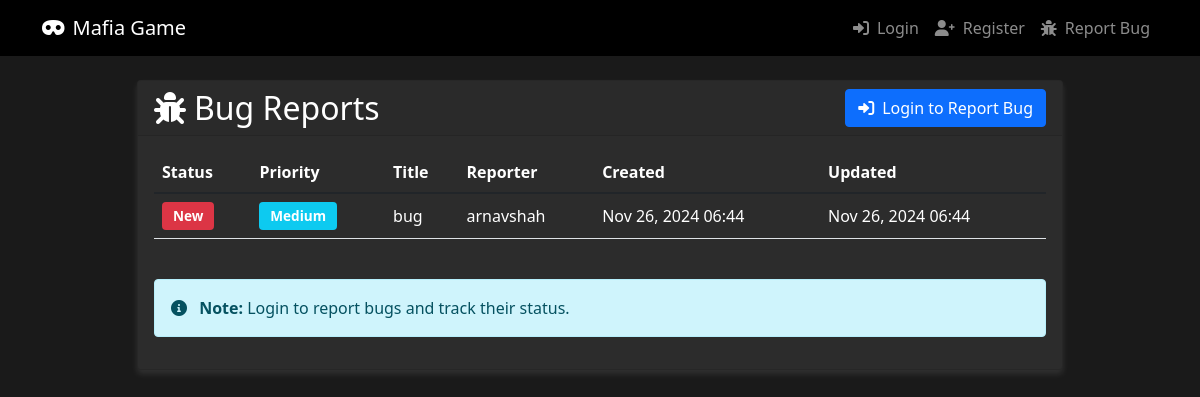
Before: /bugs/ with the older database file.
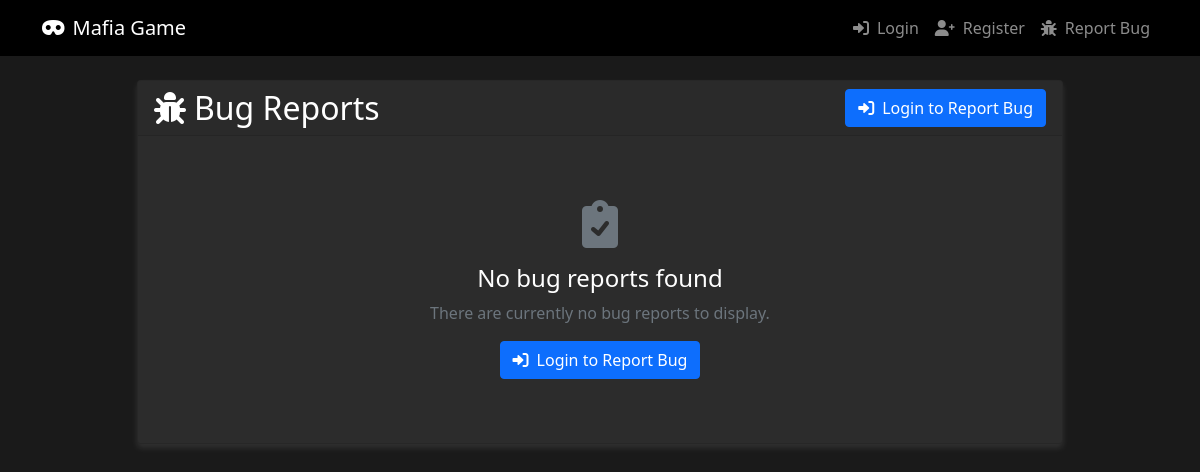
After: the same page with the newer database file.
### myapp/models.py (models this page shows, shortened)
class BugReport(models.Model):
    PRIORITY_CHOICES = [
        ('LOW', 'Low'),
        ('MEDIUM', 'Medium'),
        ('HIGH', 'High'),
        ('CRITICAL', 'Critical')
    ]
    STATUS_CHOICES = [
        ('NEW', 'New'),
        ('IN_PROGRESS', 'In Progress'),
        ('RESOLVED', 'Resolved'),
        ('CLOSED', 'Closed')
    ]
    title = models.CharField(max_length=200)
    description = models.TextField()
    steps_to_reproduce = models.TextField(blank=True)
    priority = models.CharField(max_length=10, choices=PRIORITY_CHOICES, default='MEDIUM')
    status = models.CharField(max_length=20, choices=STATUS_CHOICES, default='NEW')
    reporter = models.ForeignKey(User, on_delete=models.SET_NULL, null=True, related_name='reported_bugs')
    created_at = models.DateTimeField(auto_now_add=True)
    updated_at = models.DateTimeField(auto_now=True)
    admin_notes = models.TextField(blank=True)

### myapp/views.py (the view)
# urls.py: path('bugs/', views.bug_list, name='bug_list'),
def bug_list(request):
    if request.user.is_staff:
        bugs = BugReport.objects.all().order_by('-created_at')
        can_edit = True
    elif request.user.is_authenticated:
        bugs = BugReport.objects.filter(reporter=request.user).order_by('-created_at')
        can_edit = True
    else:
        bugs = BugReport.objects.all().order_by('-created_at')
        can_edit = False
    return render(request, 'myapp/bug_list.html', {
        'bugs': bugs,
        'can_edit': can_edit
    })

### myapp/templates/myapp/bug_list.html (shortened to what this page needs)
{% extends 'myapp/base.html' %}
{% load widget_tweaks %}
{% block content %}
<div class="row justify-content-center fade-in">
    <div class="col-lg-10">
        <div class="card">
            <div class="card-header">
                <div class="d-flex justify-content-between align-items-center">
                    <h2 class="mb-0">
                        <i class="fas fa-bug me-2"></i>Bug Reports
                    </h2>
                    {% if user.is_authenticated %}
                        <a href="{% url 'report_bug' %}" class="btn btn-primary">
                            <i class="fas fa-plus-circle me-2"></i>New Report
                        </a>
                    {% else %}
                        <a href="{% url 'login' %}" class="btn btn-primary">
                            <i class="fas fa-sign-in-alt me-2"></i>Login to Report Bug
                        </a>
                    {% endif %}
                </div>
            </div>
            <div class="card-body">
                {% if bugs %}
                    <div class="table-responsive">
                        <table class="table table-hover">
                            <thead>
                                <tr>
                                    <th>Status</th>
                                    <th>Priority</th>
                                    <th>Title</th>
                                    <th>Reporter</th>
                                    <th>Created</th>
                                    <th>Updated</th>
                                </tr>
                            </thead>
                            <tbody>
                                {% for bug in bugs %}
                                    <tr class="{% if can_edit %}clickable-row{% endif %}"
                                        {% if can_edit %}onclick="window.location='{% url 'bug_detail' bug.id %}'"{% endif %}>
                                        <td>
                                            <span class="badge {% if bug.status == 'NEW' %}bg-danger
                                                             {% elif bug.status == 'IN_PROGRESS' %}bg-warning
                                                             {% elif bug.status == 'RESOLVED' %}bg-success
                                                             {% else %}bg-secondary{% endif %}">
                                                {{ bug.get_status_display }}
                                            </span>
                                        </td>
                                        <td>
                                            <span class="badge {% if bug.priority == 'CRITICAL' %}bg-danger
                                                             {% elif bug.priority == 'HIGH' %}bg-warning
                                                             {% elif bug.priority == 'MEDIUM' %}bg-info
                                                             {% else %}bg-secondary{% endif %}">
                                                {{ bug.get_priority_display }}
                                            </span>
                                        </td>
                                        <td>{{ bug.title }}</td>
                                        <td>{{ bug.reporter.username|default:"Anonymous" }}</td>
                                        <td>{{ bug.created_at|date:"M d, Y H:i" }}</td>
                                        <td>{{ bug.updated_at|date:"M d, Y H:i" }}</td>
                                    </tr>
                                {% endfor %}
                            </tbody>
                        </table>
                    </div>
                    {% if not user.is_authenticated %}
                        <div class="alert alert-info mt-4">
                            <i class="fas fa-info-circle me-2"></i>
                            <strong>Note:</strong> Login to report bugs and track their status.
                        </div>
                    {% endif %}
                {% else %}
                    <div class="text-center py-5">
                        <i class="fas fa-clipboard-check fa-3x mb-3 text-muted"></i>
                        <h4>No bug reports found</h4>
                        <p class="text-muted">There are currently no bug reports to display.</p>
                        {% if user.is_authenticated %}
                            <a href="{% url 'report_bug' %}" class="btn btn-primary">
                                <i class="fas fa-plus-circle me-2"></i>Create New Report
                            </a>
                        {% else %}
                            <a href="{% url 'login' %}" class="btn btn-primary">
                                <i class="fas fa-sign-in-alt me-2"></i>Login to Report Bug
                            </a>
                        {% endif %}
                    </div>
                {% endif %}
            </div>
        </div>
    </div>
</div>
{% endblock %}

### myapp/templates/myapp/base.html (shortened to what this page needs)
<!DOCTYPE html>
<html>
<head>
    <link href="https://cdn.jsdelivr.net/npm/bootstrap@5.1.3/dist/css/bootstrap.min.css" rel="stylesheet">
    <link href="https://cdnjs.cloudflare.com/ajax/libs/font-awesome/6.0.0/css/all.min.css" rel="stylesheet">
</head>
<body>
    <nav class="navbar navbar-expand-lg navbar-dark">
        <div class="container">
            <a class="navbar-brand" href="{% url 'home' %}">
                <i class="fas fa-mask me-2"></i>Mafia Game
            </a>
            <div class="collapse navbar-collapse justify-content-end" id="navbarNav">
                <div class="navbar-nav align-items-center">
                    {% if user.is_authenticated %}
                        <div class="navbar-nav">
                            <div class="nav-item dropdown">
                                <a class="nav-link dropdown-toggle" href="#" id="userDropdown" role="button" data-bs-toggle="dropdown" aria-expanded="false">
                                    <i class="fas fa-user me-2"></i>{{ user.username }}
                                </a>
                                <ul class="dropdown-menu dropdown-menu-end" aria-labelledby="userDropdown">
                                    <li>
                                        <a class="dropdown-item" href="{% url 'change_password' %}">
                                            <i class="fas fa-key me-2"></i>Change Password
                                        </a>
                                    </li>
                                    {% if not user.is_superuser and not user.is_staff %}
                                        <li>
                                            <hr class="dropdown-divider">
                                        </li>
                                        <li>
                                            <a class="dropdown-item text-danger" href="{% url 'delete_account' %}">
                                                <i class="fas fa-user-times me-2"></i>Delete Account
                                            </a>
                                        </li>
                                    {% endif %}
                                </ul>
                            </div>
                            <form method="post" action="{% url 'logout' %}" class="d-inline">
                                {% csrf_token %}
                                <button type="submit" class="btn nav-link">
                                    <i class="fas fa-sign-out-alt me-2"></i>Logout
                                </button>
                            </form>
                        </div>
                    {% else %}
                        <div class="navbar-nav">
                            <a class="nav-link" href="{% url 'login' %}">
                                <i class="fas fa-sign-in-alt me-2"></i>Login
                            </a>
                            <a class="nav-link" href="{% url 'register' %}">
                                <i class="fas fa-user-plus me-2"></i>Register
                            </a>
                        </div>
                    {% endif %}
                    <a class="nav-link" href="{% url 'report_bug' %}">
                        <i class="fas fa-bug me-2"></i>Report Bug
                    </a>
                </div>
            </div>
        </div>
    </nav>
    <div class="container mt-4">
        {% block content %}
        {% endblock %}
    </div>
</body>
</html>

### myapp/templates/myapp/base.html (style rules this page uses)
:root { --bg-color: #1a1a1a; --text-color: #ffffff; --card-bg: #2c2c2c; --navbar-bg: #000000; --navbar-text: rgba(255,255,255,0.9); --card-shadow: rgba(255,255,255,0.1); --input-border: #404040; --hover-bg: #363636; }
body { background-color: var(--bg-color); color: var(--text-color); transition: all 0.3s ease; }
.navbar { background-color: var(--navbar-bg) !important; }
.card { background-color: var(--card-bg); box-shadow: 0 4px 6px var(--card-shadow); }

Changed rows visible on the page:
removed BugReport: status "New", priority "Medium", title "bug", reporter.username "arnavshah", created_at "Nov 26, 2024 06:44", updated_at "Nov 26, 2024 06:44"
Other visible differences:
text no longer shown: "Status Priority Title Reporter Created Updated Note: Login to report bugs and track their status."
text now shown: "No bug reports found There are currently no bug reports to display. Login to Report Bug"
